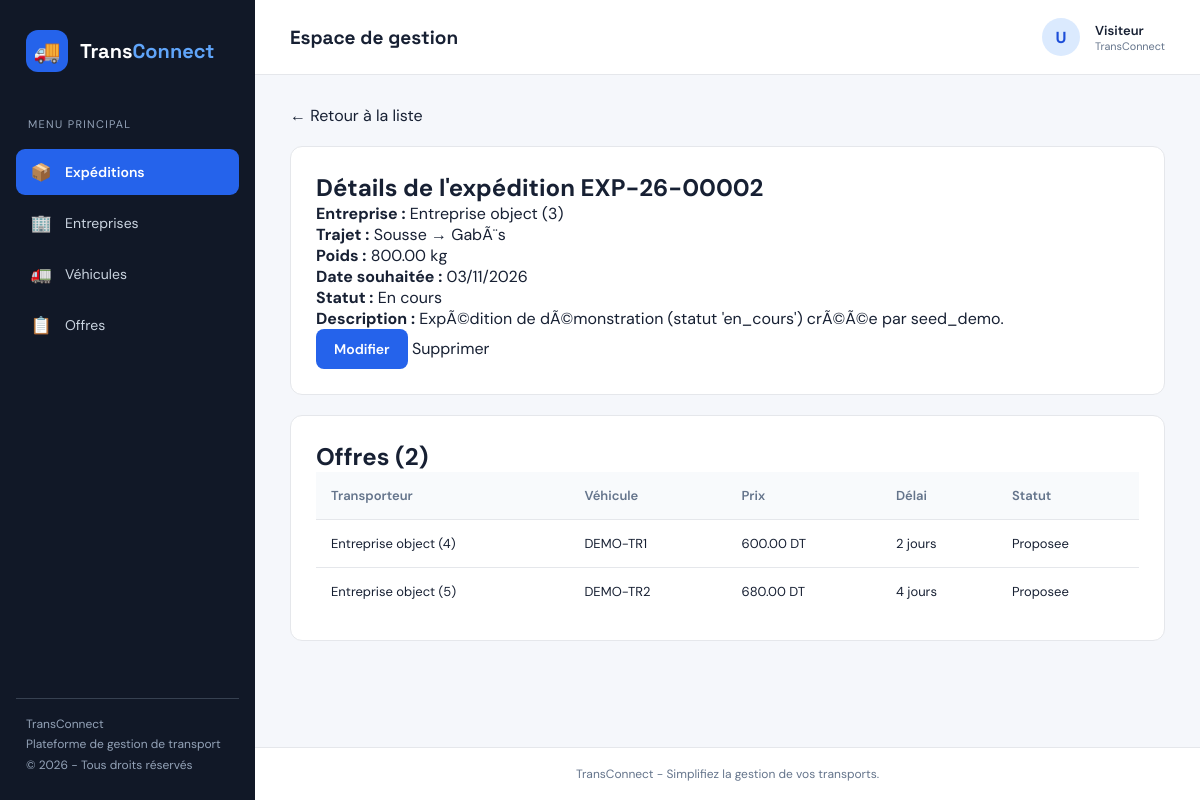
The app's page /expeditions/6/ with its own data.
### ExpeditionsApp/models.py (models this page shows, shortened)
class Expedition(models.Model):
    STATUT_CHOICES = [
        ('publiee', 'Publiée'),
        ('attribuee', 'Attribuée'),
        ('en_cours', 'En cours'),
        ('livree', 'Livrée'),
        ('annulee', 'Annulée'),
    ]
    reference = models.CharField(max_length=12, unique=True, editable=False)
    ville_depart = models.CharField(max_length=100)
    ville_arrivee = models.CharField(max_length=100)
    poids_kg = models.DecimalField(max_digits=10, decimal_places=2, validators=[MinValueValidator(Decimal('0.01'), message="Le poids doit etre superieur a 0.")])
    date_souhaitee = models.DateField()
    description = models.TextField(blank=True)
    statut = models.CharField(max_length=20, choices=STATUT_CHOICES, default='publiee')
    entreprise = models.ForeignKey('EntreprisesApp.Entreprise', on_delete=models.CASCADE, related_name='expeditions' )
    created_at = models.DateTimeField(auto_now_add=True)
    updated_at = models.DateTimeField(auto_now=True)

### EntreprisesApp/models.py (models this page shows)
class Entreprise(models.Model):
    raison_sociale = models.CharField(max_length=200, null=False, blank=False)
    matricule_fiscal = models.CharField(max_length=17, null=False, blank=False, unique=True, validators=[matricule_fiscal_validator])
    adresse = models.TextField(validators=[MinLengthValidator(20, "Ladresse doit contenir au moins 20 caracteres")])
    type_entreprise = models.CharField(max_length=100, choices=[('chargeur', 'Chargeur'), ('transporteur', 'Transporteur')])
    created_at = models.DateTimeField(auto_now_add=True)
    updated_at = models.DateTimeField(auto_now=True)
    gerant = models.OneToOneField(Utilisateur, on_delete=models.CASCADE, related_name='entreprise')

### OffresApp/models.py (models this page shows, shortened)
class Offre(models.Model):
    STATUT_CHOICES = [
        ('proposee', 'Proposee'),
        ('acceptee', 'Acceptee'),
        ('refusee', 'Refusee'),
        ('retiree', 'Retiree'),
    ]
    prix = models.DecimalField(
        max_digits=10,
        decimal_places=2,
        validators=[MinValueValidator(Decimal('0.01'))]
    )
    delai_jours = models.PositiveIntegerField(
        validators=[MinValueValidator(1)]
    )
    statut = models.CharField(
        max_length=20,
        choices=STATUT_CHOICES,
        default='proposee'
    )
    date_proposition = models.DateField(auto_now_add=True)
    expedition = models.ForeignKey(
        'ExpeditionsApp.Expedition',
        on_delete=models.CASCADE,
        related_name='offres'
    )
    transporteur = models.ForeignKey(
        'EntreprisesApp.Entreprise',
        on_delete=models.CASCADE,
        related_name='offres'
    )
    vehicule = models.ForeignKey(
        'VehiculesApp.Vehicule',
        on_delete=models.CASCADE,
        related_name='offres'
    )
    created_at = models.DateTimeField(auto_now_add=True)
    updated_at = models.DateTimeField(auto_now=True)
    class Meta:
        constraints = [
            models.UniqueConstraint(
                fields=['expedition', 'transporteur'],
                condition=Q(statut='proposee'),
                name='unique_proposed_offer_per_company_expedition'
            )
        ]

### VehiculesApp/models.py (models this page shows, shortened)
class Vehicule(models.Model):
    TYPE_VEHICULE_CHOICES = [
        ('camionnette', 'Camionnette'),
        ('fourgon', 'Fourgon'),
        ('camion_porteur', 'Camion porteur'),
        ('semi_remorque', 'Semi-remorque'),
    ]
    immatriculation = models.CharField(max_length=20, unique=True)
    capacite_kg = models.PositiveIntegerField(
        validators=[MinValueValidator(1, "La capacite doit etre superieure a 0 kg.")]
    )
    type_vehicule = models.CharField(max_length=30, choices=TYPE_VEHICULE_CHOICES)
    disponible = models.BooleanField(default=True)
    entreprise = models.ForeignKey(
        'EntreprisesApp.Entreprise',
        on_delete=models.CASCADE,
        related_name='vehicules'
    )
    created_at = models.DateTimeField(auto_now_add=True)
    updated_at = models.DateTimeField(auto_now=True)
    def __str__(self):
        return self.immatriculation
    created_at = models.DateTimeField(auto_now_add=True)
    updated_at = models.DateTimeField(auto_now=True)

### ExpeditionsApp/views.py (the view)
# urls.py: path('<int:id>/', detailExpedition, name='detail'),
def detailExpedition(request, id):
    expedition = get_object_or_404(Expedition.objects.select_related('entreprise'), pk=id)
    offres = (Offre.objects
              .filter(expedition=expedition)
              .select_related('transporteur', 'vehicule')
              .order_by('-date_proposition'))
    return render(request, 'expedition/detail.html',
                  {'expedition': expedition, 'offres': offres})

### templates/expedition/detail.html (shortened to what this page needs)
{% extends 'base.html' %}
{% block content %}
<div class="form-page">
    <a href="{% url 'expedition:list_expeditions' %}">← Retour à la liste</a>
    <div class="form-card">
        <h1>Détails de l'expédition {{ expedition.reference }}</h1>
        <p><strong>Entreprise :</strong> {{ expedition.entreprise }}</p>
        <p><strong>Trajet :</strong> {{ expedition.ville_depart }} → {{ expedition.ville_arrivee }}</p>
        <p><strong>Poids :</strong> {{ expedition.poids_kg }} kg</p>
        <p><strong>Date souhaitée :</strong> {{ expedition.date_souhaitee|date:"d/m/Y" }}</p>
        <p><strong>Statut :</strong> {{ expedition.get_statut_display }}</p>
        {% if expedition.description %}
        <p><strong>Description :</strong> {{ expedition.description }}</p>
        {% endif %}
        <p>
            <a href="{% url 'expedition:update_expedition' expedition.pk %}" class="btn-primary">Modifier</a>
            <a href="{% url 'expedition:supprimer_expedition' expedition.pk %}">Supprimer</a>
        </p>
    </div>
    <div class="form-card">
        <h2>Offres ({{ offres|length }})</h2>
        <table>
            <thead>
                <tr>
                    <th>Transporteur</th>
                    <th>Véhicule</th>
                    <th>Prix</th>
                    <th>Délai</th>
                    <th>Statut</th>
                </tr>
            </thead>
            <tbody>
                {% for offre in offres %}
                <tr>
                    <td>{{ offre.transporteur }}</td>
                    <td>{{ offre.vehicule }}</td>
                    <td>{{ offre.prix }} DT</td>
                    <td>{{ offre.delai_jours }} jours</td>
                    <td>{{ offre.get_statut_display }}</td>
                </tr>
                {% empty %}
                <tr>
                    <td colspan="5">Aucune offre pour le moment.</td>
                </tr>
                {% endfor %}
            </tbody>
        </table>
    </div>
</div>
{% endblock %}

### templates/base.html (style rules this page uses)
:root { --route: #2563eb; --route-dark: #1d4ed8; --background: #f5f7fb; --card: #ffffff; --line: #e5e7eb; --text: #172033; --muted: #64748b; --sidebar: #111827; --sidebar-text: #cbd5e1; --success: #15803d; --danger: #dc2626; --warning: #d97706; }
* { margin: 0; padding: 0; box-sizing: border-box; }
body { font-family: 'DM Sans', sans-serif; background: var(--background); color: var(--text); min-height: 100vh; }
a { text-decoration: none; color: inherit; }
table { width: 100%; border-collapse: collapse; }
th, td { padding: 15px; text-align: left; border-bottom: 1px solid var(--line); font-size: 13px; }
th { background: #f8fafc; color: var(--muted); font-weight: 600; }
tr:last-child td { border-bottom: none; }
.btn-primary { display: inline-block; background: var(--route); color: white; border: none; padding: 11px 18px; border-radius: 8px; font-family: inherit; font-size: 14px; font-weight: 600; cursor: pointer; transition: .2s; }
.form-page { max-width: 1100px; margin: 0 auto; }
.form-card { background: white; border: 1px solid var(--line); border-radius: 12px; padding: 25px; margin-top: 20px; }

### records on screen
Expedition: reference "EXP-26-00002", entreprise "Entreprise object (3)", ville_depart "Sousse", ville_arrivee "GabÃ¨s", poids_kg "800.00", date_souhaitee "03/11/2026", statut "En cours", description "ExpÃ©dition de dÃ©monstration (statut 'en_cours') crÃ©Ã©e par seed_demo."
Offre: transporteur "Entreprise object (4)", vehicule "DEMO-TR1", prix "600.00", delai_jours "2", statut "Proposee"
Offre: transporteur "Entreprise object (5)", vehicule "DEMO-TR2", prix "680.00", delai_jours "4", statut "Proposee"

### other values on screen
{{ offres|length }} "2"
